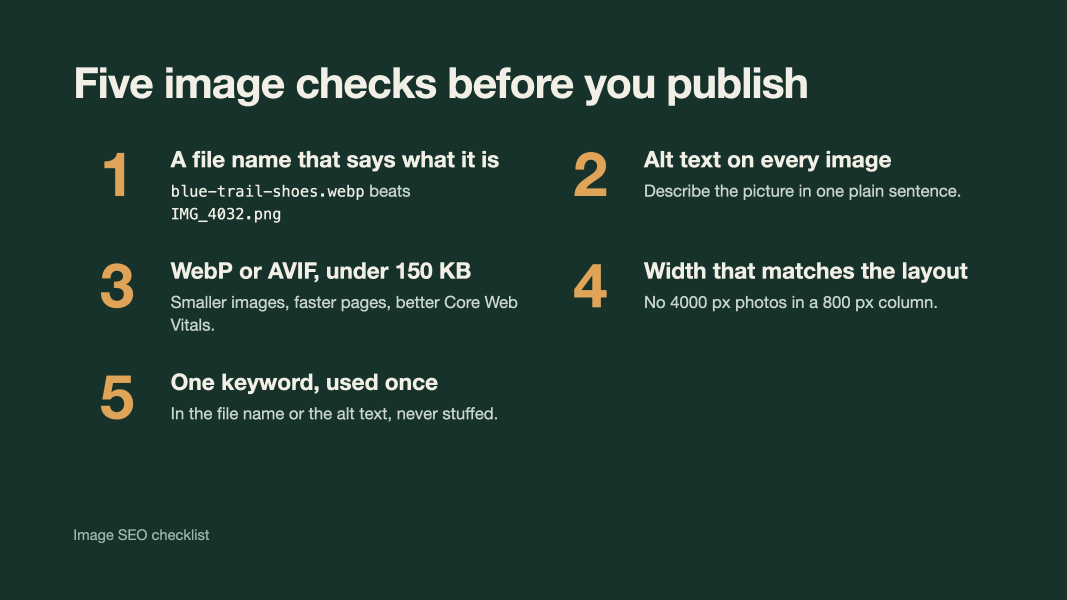
#> input picture brand/marketplace/assets/infographics/checklist.png, 3200 x 1800 px (shown at 1/3 size); its folder holds only this picture in this run
$ python marketplace-shots.py ../brand/marketplace/assets/infographics/checklist.png
#> lines starting #> are read from the running program, lines starting #| are printed output that depends on the picture
#!/usr/bin/env python3
"""Turn raw screenshots into Marketplace-ready 1280x800 PNGs.

Usage: python3 scripts/marketplace-shots.py <folder-or-files...>
Each image is scaled to cover 1280x800 and centre-cropped (no padding, square corners), then written to
brand/marketplace/screenshots/ (or the folder in PLUCKR_SHOTS_OUT). Warns when the source is not roughly 16:10, because the crop would cut content.
"""
import sys
from pathlib import Path
from PIL import Image

W, H = 1280, 800
import os
OUT = Path(os.environ.get("PLUCKR_SHOTS_OUT") or Path(__file__).resolve().parent.parent / "brand" / "marketplace" / "screenshots")
OUT.mkdir(parents=True, exist_ok=True)

paths = []
for arg in sys.argv[1:]:
    p = Path(arg).expanduser()
    paths += sorted(p.glob("*")) if p.is_dir() else [p]
paths = [p for p in paths if p.suffix.lower() in {".png", ".jpg", ".jpeg", ".webp"}]
if not paths:
    sys.exit("No images found. Pass a folder or image files.")

for index, path in enumerate(paths, start=1):
    img = Image.open(path).convert("RGB")
#> img is the input picture: PIL image 3200x1800 RGB; mean R, G, B 33.1, 58.5, 50.1
    ratio = img.width / img.height
#> ratio = 1.78
    if abs(ratio - W / H) > 0.04:
        print(f"! {path.name}: {img.width}x{img.height} is not 16:10, the crop will cut content.")
#| ! checklist.png: 3200x1800 is not 16:10, the crop will cut content.
    scale = max(W / img.width, H / img.height)
#> scale = 0.444
    resized = img.resize((round(img.width * scale), round(img.height * scale)), Image.LANCZOS)
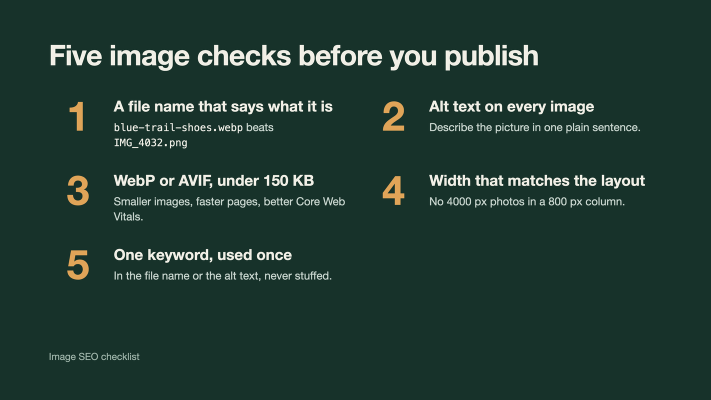
#> resized: PIL image 1422x800 RGB (shown at 1/2 size); mean R, G, B 33.1, 58.5, 50.1
    left, top = (resized.width - W) // 2, (resized.height - H) // 2
#> left = 71; top = 0
    out = OUT / f"screenshot-{index}.png"
    resized.crop((left, top, left + W, top + H)).save(out, optimize=True)
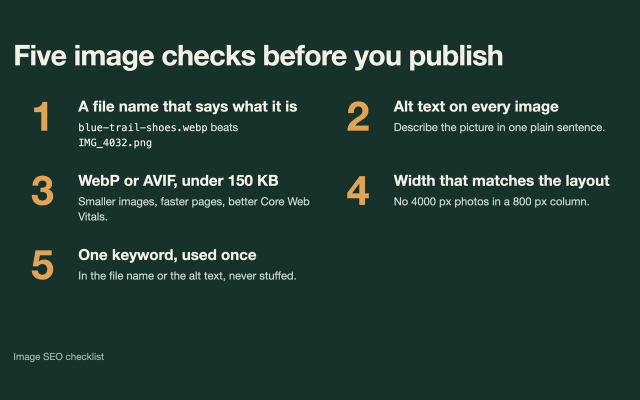
#> saved as screenshot-1.png: PIL image 1280x800 RGB (shown at 1/2 size); mean R, G, B 34.2, 59.5, 51
    print(f"{path.name} -> {out}  ({img.width}x{img.height})")
#| checklist.png -> brand/marketplace/screenshots/screenshot-1.png  (3200x1800)
